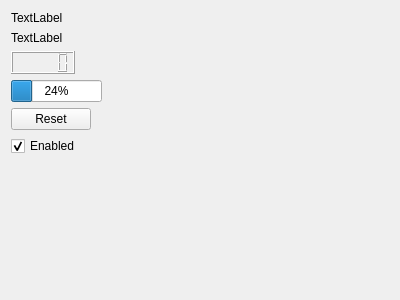
<?xml version="1.0" encoding="UTF-8"?>
<ui version="4.0">
 <class>SkyeAUStatus</class>
 <widget class="QWidget" name="SkyeAUStatus">
  <property name="geometry">
   <rect>
    <x>0</x>
    <y>0</y>
    <width>400</width>
    <height>300</height>
   </rect>
  </property>
  <property name="windowTitle">
   <string>Form</string>
  </property>
  <layout class="QFormLayout" name="formLayout">
   <item row="3" column="0">
    <widget class="QLCDNumber" name="lcdNumberVoltage"/>
   </item>
   <item row="0" column="0">
    <widget class="QLabel" name="labelName">
     <property name="text">
      <string>TextLabel</string>
     </property>
    </widget>
   </item>
   <item row="4" column="0">
    <widget class="QProgressBar" name="progressBarThrust">
     <property name="value">
      <number>24</number>
     </property>
    </widget>
   </item>
   <item row="1" column="0">
    <widget class="QLabel" name="labelMessage">
     <property name="text">
      <string>TextLabel</string>
     </property>
    </widget>
   </item>
   <item row="5" column="0">
    <widget class="QPushButton" name="pushButton">
     <property name="text">
      <string>Reset</string>
     </property>
    </widget>
   </item>
   <item row="6" column="0">
    <widget class="QCheckBox" name="checkBox">
     <property name="text">
      <string>Enabled</string>
     </property>
     <property name="checked">
      <bool>true</bool>
     </property>
    </widget>
   </item>
  </layout>
 </widget>
 <resources/>
 <connections/>
</ui>
